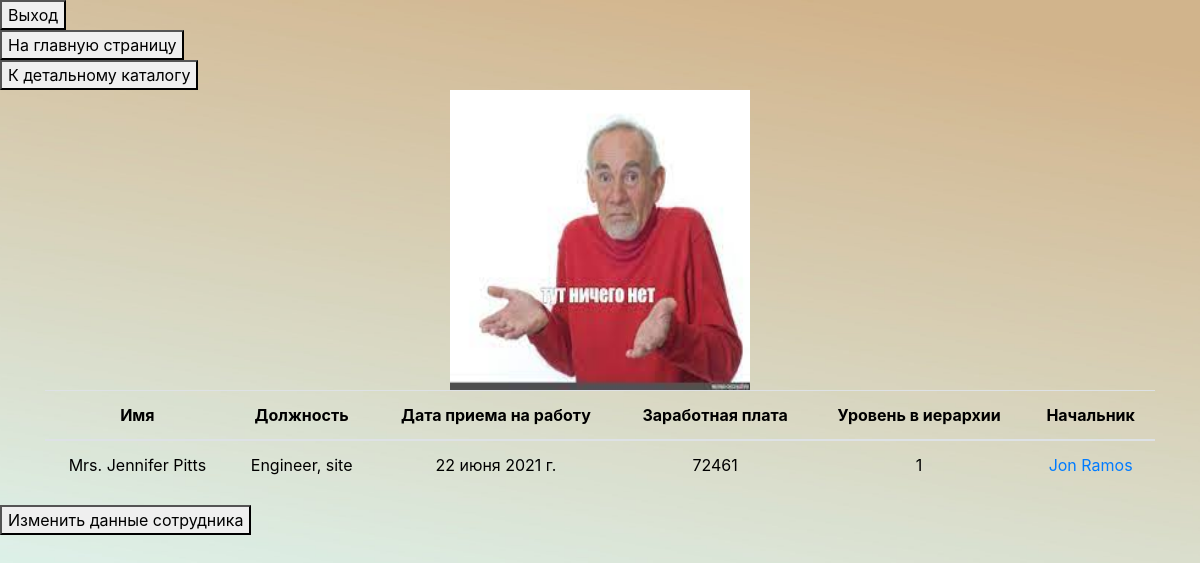
The app's page /emp_detail/32/ (signed in) with its own data.
### employees_catalog/models.py (models this page shows, shortened)
class Employees(models.Model):
    name = models.CharField(max_length=100, verbose_name='ФИО')
    position = models.CharField(max_length=50, verbose_name='Должность')
    hire_date = models.DateField(verbose_name='Дата приема на работу')
    salary = models.IntegerField(validators=[MinValueValidator(0), ], verbose_name='Заработная плата')
    hierarchy_level = models.IntegerField(validators=[MinValueValidator(0), ], verbose_name='Уровень иерархии')
    supervisor = models.ForeignKey('self', on_delete=models.CASCADE, null=True,
                                   blank=True, related_name='subordinates', verbose_name='Руководитель')
    picture = models.ImageField(upload_to='employees_pictures', null=True, blank=True,
                                default="employees_pictures/default.JPG", verbose_name='Фото сотрудника')
    def __str__(self):
        return f'{self.name}'

### employees_catalog/views.py (the view)
# urls.py: path('emp_detail/<int:pk>/', views.EmployeeDetail.as_view(), name='emp_detail'),
@method_decorator(login_required(login_url='login', redirect_field_name='next'), name='dispatch')
class EmployeeDetail(DetailView):
    template_name = 'employees_catalog/emp_detail.html'
    model = Employees
    context_object_name = 'employee'

### employees_catalog/templates/employees_catalog/emp_detail.html (shortened to what this page needs)
{% extends "employees_catalog/base.html" %}
{% block content %}
{% include 'employees_catalog/login-out_buttoms.html' %}
{% include 'employees_catalog/to_welcome.html'  %}
<div>
   <form action="{% url 'catalog_detail' %}">
      <button type="submit">К детальному каталогу</button>
   </form>
</div>
<img class="employee-picture" src="{{ employee.picture.url }}" alt="Фото сотрудника">
<div class="container">
   <table class="table">
      <thead>
         <tr>
            <th scope="col">Имя</th>
            <th scope="col">Должность</th>
            <th scope="col">Дата приема на работу</th>
            <th scope="col">Заработная плата</th>
            <th scope="col">Уровень в иерархии</th>
            <th scope="col">Начальник</th>
         </tr>
      </thead>
      <tbody>
         <tr>
            <td> {{employee.name}}</td>
            <td> {{employee.position}}</td>
            <td> {{employee.hire_date}}</td>
            <td> {{employee.salary}}</td>
            <td> {{employee.hierarchy_level}}</td>
            <td> {% if employee.supervisor is None %} <span>Нет</span> {% else %}
               <a href="{% url 'emp_detail' employee.supervisor.id %}">{{employee.supervisor}}</a>{% endif %}
            </td>
         </tr>
      </tbody>
   </table>
</div>
<div>
   <form action="{% url 'emp_update' employee.id %}">
      <button type="submit">Изменить данные сотрудника</button>
   </form>
</div>
{% endblock %}

### employees_catalog/static/employees_catalog/css/base.css (style rules this page uses)
tr { text-align: center; color: black; }
.employee-picture { display: block; margin-left: auto; margin-right: auto; width: 300px; height: 300px; }

### records on screen
Employees: picture (placeholder picture), name "Mrs. Jennifer Pitts", position "Engineer, site", hire_date "22 июня 2021 г.", salary "72461", hierarchy_level "1", supervisor "Jon Ramos"
